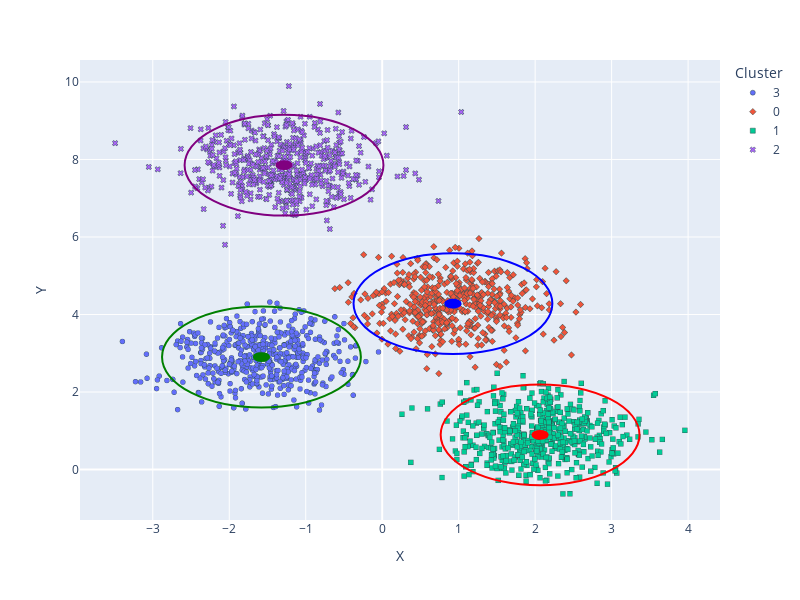

Notebook code for this chart:
### Code cell
fig = px.scatter(data_frame = data, x = "X", y = "Y", color = "labels",width = 800, height = 600, symbol = "labels", labels = {"labels": "Cluster"})
fig.update_traces(marker=dict(size=5,line=dict(width=0.5,color='DarkSlateGrey')),selector=dict(mode='markers'))

colors = ["Blue", "Red", "Purple", "Green"]
for k in range(len(centers)):
    i = centers[k]
    fig.add_shape(type="circle",
        xref="x", yref="y",
        x0=i[0]-1.3, y0=i[1]-1.3, x1=i[0]+1.3, y1=i[1]+1.3,
        line_color=colors[k],
    )
    fig.add_shape(type="circle",
        xref="x", yref="y",
        x0=i[0]-0.1, y0=i[1]-0.1, x1=i[0]+0.1, y1=i[1]+0.1,
        line_color=colors[k],fillcolor = colors[k]
    )
fig.show()

### Figure 1 — Plotly figure (JSON) as saved in the notebook; plotly's stock layout.template omitted (floating-point values rounded to 4 significant figures; data arrays with more than 128 entries replaced by an {"elided": "..."} marker saying what was removed)
{"data": [{"hovertemplate": "Cluster=3<br>X=%{x}<br>Y=%{y}<extra></extra>", "legendgroup": "3", "marker": {"color": "#636efa", "line": {"color": "DarkSlateGrey", "width": 0.5}, "size": 5, "symbol": "circle"}, "mode": "markers", "name": "3", "showlegend": true, "type": "scattergl", "x": {"elided": "497 float values"}, "xaxis": "x", "y": {"elided": "497 float values"}, "yaxis": "y"}, {"hovertemplate": "Cluster=0<br>X=%{x}<br>Y=%{y}<extra></extra>", "legendgroup": "0", "marker": {"color": "#EF553B", "line": {"color": "DarkSlateGrey", "width": 0.5}, "size": 5, "symbol": "diamond"}, "mode": "markers", "name": "0", "showlegend": true, "type": "scattergl", "x": {"elided": "503 float values"}, "xaxis": "x", "y": {"elided": "503 float values"}, "yaxis": "y"}, {"hovertemplate": "Cluster=1<br>X=%{x}<br>Y=%{y}<extra></extra>", "legendgroup": "1", "marker": {"color": "#00cc96", "line": {"color": "DarkSlateGrey", "width": 0.5}, "size": 5, "symbol": "square"}, "mode": "markers", "name": "1", "showlegend": true, "type": "scattergl", "x": {"elided": "500 float values"}, "xaxis": "x", "y": {"elided": "500 float values"}, "yaxis": "y"}, {"hovertemplate": "Cluster=2<br>X=%{x}<br>Y=%{y}<extra></extra>", "legendgroup": "2", "marker": {"color": "#ab63fa", "line": {"color": "DarkSlateGrey", "width": 0.5}, "size": 5, "symbol": "x"}, "mode": "markers", "name": "2", "showlegend": true, "type": "scattergl", "x": {"elided": "500 float values"}, "xaxis": "x", "y": {"elided": "500 float values"}, "yaxis": "y"}], "layout": {"height": 600, "legend": {"title": {"text": "Cluster"}, "tracegroupgap": 0}, "margin": {"t": 60}, "shapes": [{"line": {"color": "Blue"}, "type": "circle", "x0": -0.3748, "x1": 2.225, "xref": "x", "y0": 2.982, "y1": 5.582, "yref": "y"}, {"fillcolor": "Blue", "line": {"color": "Blue"}, "type": "circle", "x0": 0.8252, "x1": 1.025, "xref": "x", "y0": 4.182, "y1": 4.382, "yref": "y"}, {"line": {"color": "Red"}, "type": "circle", "x0": 0.7645, "x1": 3.365, "xref": "x", "y0": -0.403, "y1": 2.197, "yref": "y"}, {"fillcolor": "Red", "line": {"color": "Red"}, "type": "circle", "x0": 1.965, "x1": 2.165, "xref": "x", "y0": 0.797, "y1": 0.997, "yref": "y"}, {"line": {"color": "Purple"}, "type": "circle", "x0": -2.584, "x1": 0.01627, "xref": "x", "y0": 6.552, "y1": 9.152, "yref": "y"}, {"fillcolor": "Purple", "line": {"color": "Purple"}, "type": "circle", "x0": -1.384, "x1": -1.184, "xref": "x", "y0": 7.752, "y1": 7.952, "yref": "y"}, {"line": {"color": "Green"}, "type": "circle", "x0": -2.879, "x1": -0.2788, "xref": "x", "y0": 1.604, "y1": 4.204, "yref": "y"}, {"fillcolor": "Green", "line": {"color": "Green"}, "type": "circle", "x0": -1.679, "x1": -1.479, "xref": "x", "y0": 2.804, "y1": 3.004, "yref": "y"}], "width": 800, "xaxis": {"anchor": "y", "domain": [0, 1], "title": {"text": "X"}}, "yaxis": {"anchor": "x", "domain": [0, 1], "title": {"text": "Y"}}}}
